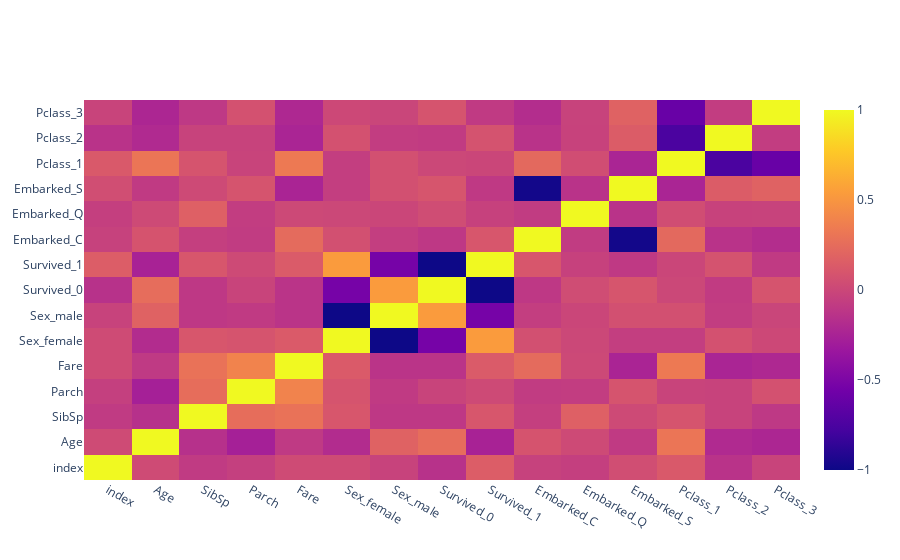

Write notebook code for a chart like this one.
### Code cell
df_encoded = pd.get_dummies(df, columns=["Sex", "Survived", "Embarked", "Pclass"])
corr_mat= df_encoded.corr(method="pearson")
go.Figure(go.Heatmap(x=df_encoded.columns, y=df_encoded.columns, z=corr_mat, colorscale=""))

# Si la correlación es menor de

### Figure 1 — Plotly figure (JSON) as saved in the notebook; plotly's stock layout.template omitted (floating-point values rounded to 4 significant figures; data arrays with more than 128 entries replaced by an {"elided": "..."} marker saying what was removed)
{"data": [{"type": "heatmap", "x": ["index", "Age", "SibSp", "Parch", "Fare", "Sex_female", "Sex_male", "Survived_0", "Survived_1", "Embarked_C", "Embarked_Q", "Embarked_S", "Pclass_1", "Pclass_2", "Pclass_3"], "y": ["index", "Age", "SibSp", "Parch", "Fare", "Sex_female", "Sex_male", "Survived_0", "Survived_1", "Embarked_C", "Embarked_Q", "Embarked_S", "Pclass_1", "Pclass_2", "Pclass_3"], "z": {"elided": "15x15 float values"}}], "layout": {}}
